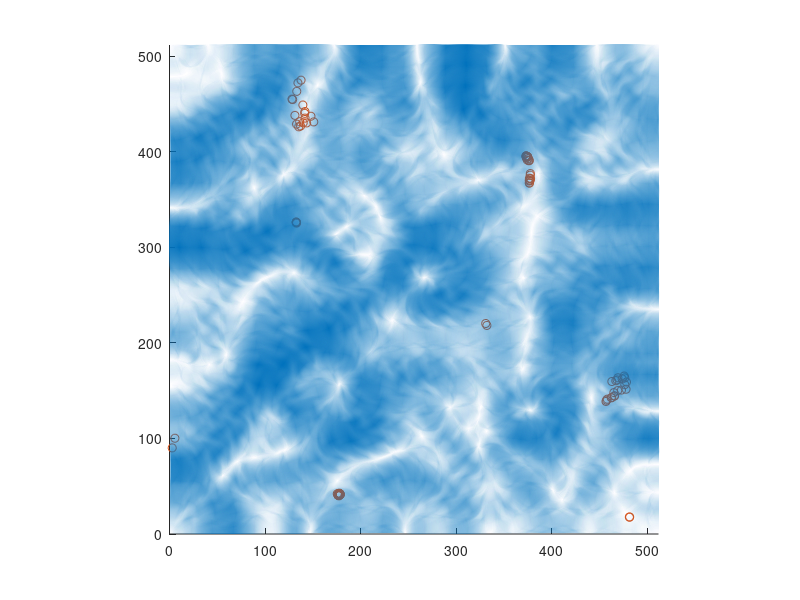

Source code (MATLAB):
seed        =  25;
size        = 512;
n_tiles     =   5;
n_octaves   =   10;
persistence =0.315;

rng(seed);

Psi      = zeros(size);
idxs    = 1:n_octaves;
max_amp = sum(persistence.^(idxs-1));

for i = idxs
    Psi = Psi + ...
        imresize(rand(n_tiles*i), ...
                [size size],"cubic")*...
        persistence^(i-1)/...
        max_amp;
end

Psi = Psi./n_tiles;

[dNdx,dNdy] = gradient(Psi);

vx =  dNdy;
vy = -dNdx;

n_particles = 100;
END_TIME = 100;

dt = 1;
A = 100 * size;

px = (size-2)*rand(n_particles,1)+1;
py = (size-2)*rand(n_particles,1)+1;

for t = 1:END_TIME
    px_grid = round(px);
    py_grid = round(py);
        
    px_grid(px_grid<1) = 1;
    px_grid(size<px_grid) = size;

    py_grid(py_grid<1) = 1;
    py_grid(size<py_grid) = size;
    
    for i = 1:n_particles
        pvx = vx(px_grid(i),py_grid(i));
        pvy = vy(px_grid(i),py_grid(i));
        
        px(i) = px(i) + A * pvx * dt;
        py(i) = py(i) + A * pvy * dt;
    end
    
    cla;
    scatter(px,py);
    hold on
    quiver(vx,vy);
    xlim([0,size]);
    ylim([0,size]);
    pbaspect([1 1 1]);
    drawnow;
    
end